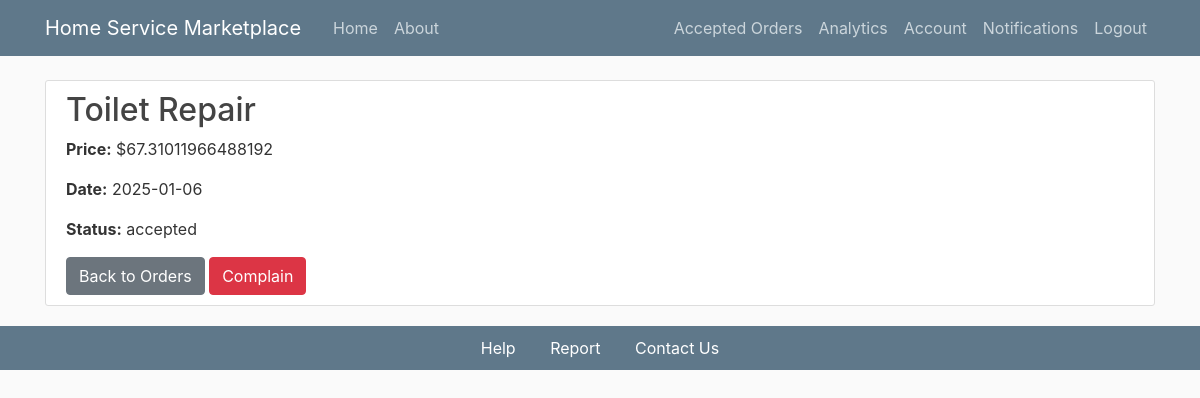
The page /userorderdetails/1 (signed in) on the database its author committed.
### flaskapp/models.py (models this page shows, shortened)
class Service(db.Model):
    id = db.Column(db.Integer, primary_key=True)
    title = db.Column(db.String(100), nullable=False)
    description = db.Column(db.Text, nullable=False)
    date_posted = db.Column(db.DateTime, nullable=False, default=datetime.utcnow)
    user_id = db.Column(db.Integer, db.ForeignKey('user.id'), nullable=False)
    provider_id = db.Column(db.Integer, db.ForeignKey('service_provider.id'), nullable=False)
    ratings = db.Column(db.Integer, nullable=False)
    category_id = db.Column(db.Integer, db.ForeignKey('category.id'), nullable=False)
    duration = db.Column(db.Integer, nullable=False)
    ser_price = db.Column(db.Float, nullable=False)
    orders = db.relationship('Order', backref='linked_service', lazy=True)

class Order(db.Model):
    id = db.Column(db.Integer, primary_key=True)
    order_loc = db.Column(db.String(200), nullable=False)
    order_datetime = db.Column(db.DateTime, default=datetime.utcnow)
    status = db.Column(db.Enum(OrderStatus), nullable=False, default=OrderStatus.pending)
    review = db.Column(db.Text, nullable=True)
    rate = db.Column(db.Integer, nullable=True)
    price = db.Column(db.Float, nullable=False)
    notifications = db.Column(db.Enum(NotificationStatus), default=NotificationStatus.not_viewed)
    ser_id = db.Column(db.Integer, db.ForeignKey('service.id'), nullable=False)
    service = db.relationship('Service', backref='service_orders', lazy=True)  # Renamed backref
    customer_id = db.Column(db.Integer, db.ForeignKey('user.id'), nullable=False)
    service_provider_id = db.Column(db.Integer, db.ForeignKey('service_provider.id'), nullable=False)
    latitude = db.Column(db.Float)
    longitude = db.Column(db.Float)

### flaskapp/routes.py (the view)
@app.route('/userorderdetails/<int:order_id>')
@login_required
def userorderdetails(order_id):
    orders = (
        db.session.query(Order, Service)
        .join(Service, Order.ser_id == Service.id)
        .filter(Order.id == order_id).first()
    )
    if orders:
        order, service = orders
        combined_details = {
            'id': order.id,
            'price': order.price,
            'order_datetime': order.order_datetime,
            'status': order.status,
            'service_title': service.title,
        }
    if not orders:
        flash('Order not found', 'danger')
        return redirect(url_for('alluserorders'))
    return render_template('userorderdetails.html', details=combined_details)

### flaskapp/models.py (called while the page is built)
@login_manager.user_loader
def load_user(user_id):
    return User.query.get(int(user_id))

    @property
    def is_service_provider(self):
        return ServiceProvider.query.filter_by(id=self.id).first() is not None

### flaskapp/templates/userorderdetails.html (shortened to what this page needs)
{% extends "layout.html" %}
{% block content %}
    <div class="content-section">
        <h2>{{ details.service_title }}</h2>
        <p><strong>Price:</strong> ${{ details.price }}</p>
        <p><strong>Date:</strong> {{ details.order_datetime.strftime('%Y-%m-%d')}}</p>
        <p><strong>Status:</strong> {{ details.status.value }}</p>
        <a href="{{ url_for('alluserorders') }}" class="btn btn-secondary">Back to Orders</a>
        <button id="complainBtn" class="btn btn-danger">Complain</button>
    </div>
{% endblock content %}

### flaskapp/static/main.css (style rules this page uses)
body { background: #fafafa; color: #333333; margin-top: 5rem; }
h1, h2, h3, h4, h5, h6 { color: #444444; }
.content-section { background: #ffffff; padding: 10px 20px; border: 1px solid #dddddd; border-radius: 3px; margin-bottom: 20px; }

### rows shown on the page
Service: service_title "Toilet Repair"
Order: price "67.31011966488192", order_datetime "2025-01-06", status.value "accepted"
